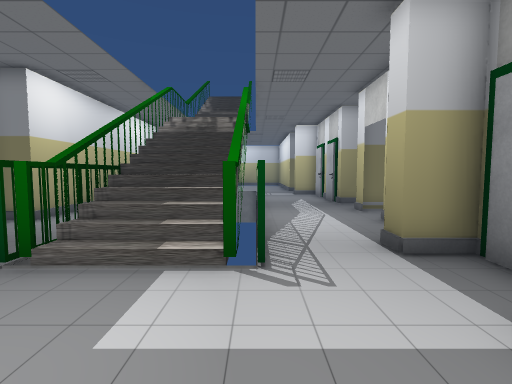
View 1 (above)

19 first-person views from a walk through a scene from a Unity 3-D project. The camera is 1.4 m above the floor, tilts 4° down and sees 85° across. The floor is counted in squares, 1 m on a side. Each view is taken from the middle of a square. On the plan, view 1 faces up. The plan holds only what a view shows up to about 14 squares ahead; the rest is blank. Some surface patterns are stand-ins.

View 2
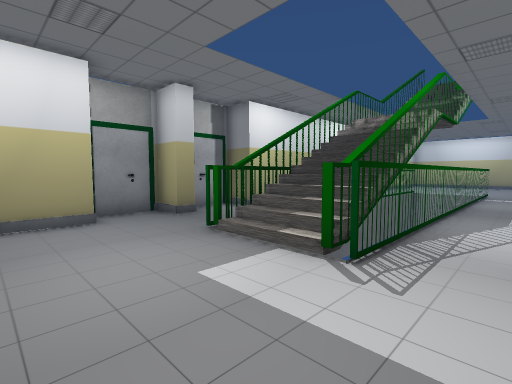

View 3
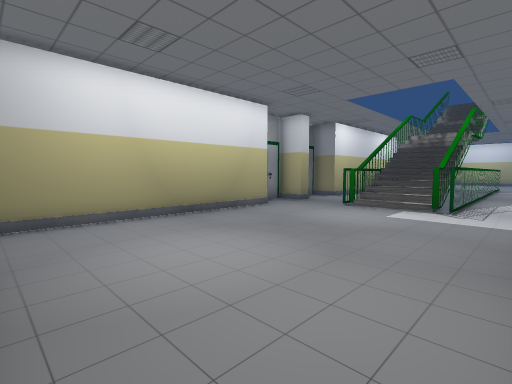

View 4
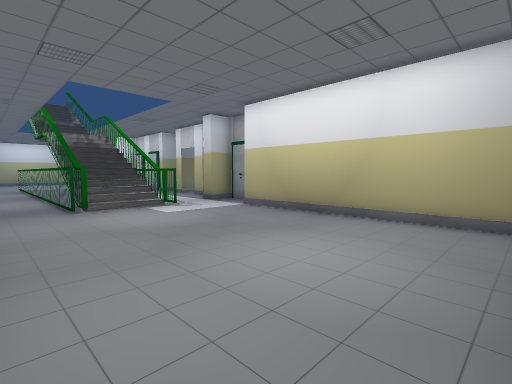

View 5
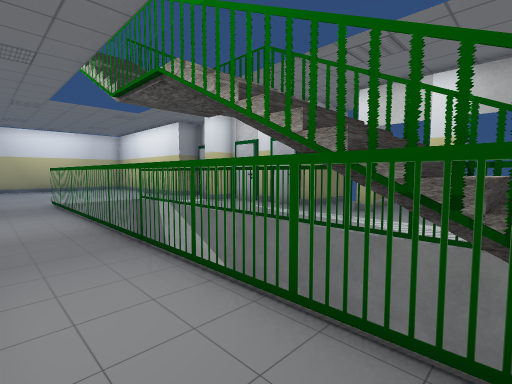

View 6
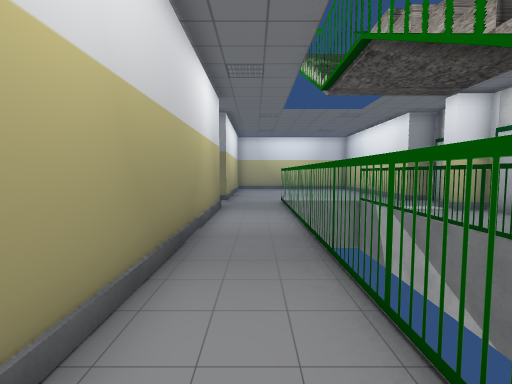

View 7
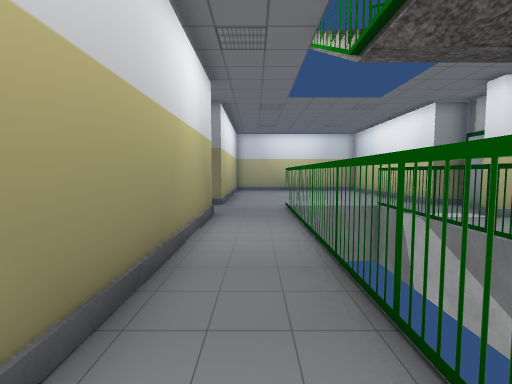

View 8
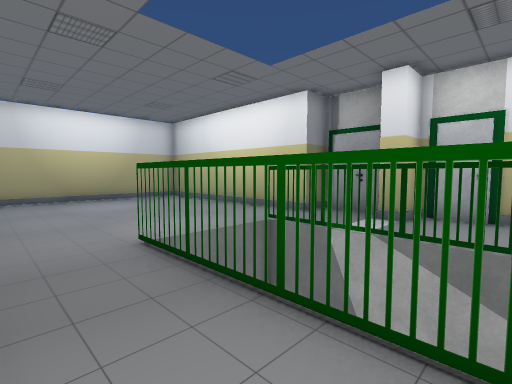

View 9
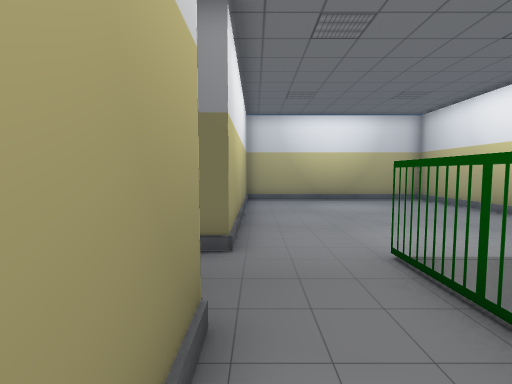

View 10
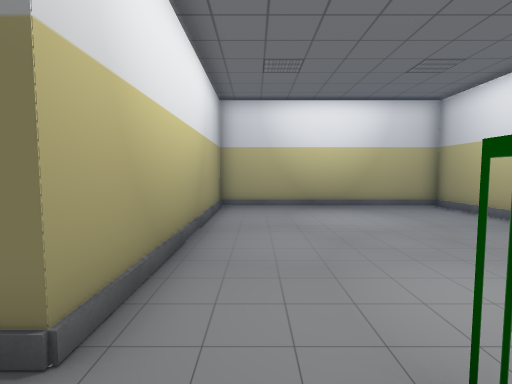

View 11
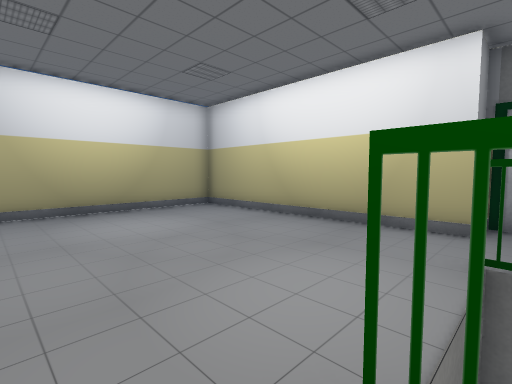

View 12
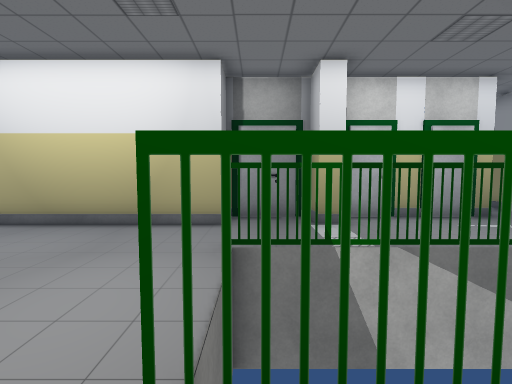

View 13
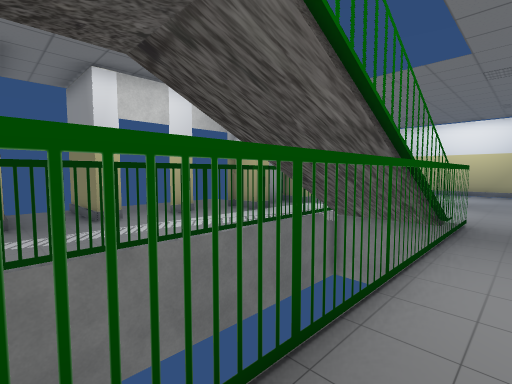

View 14
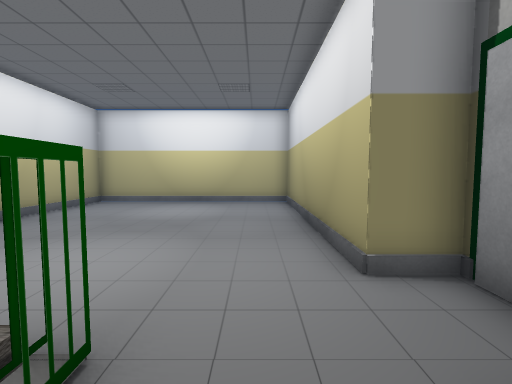

View 15
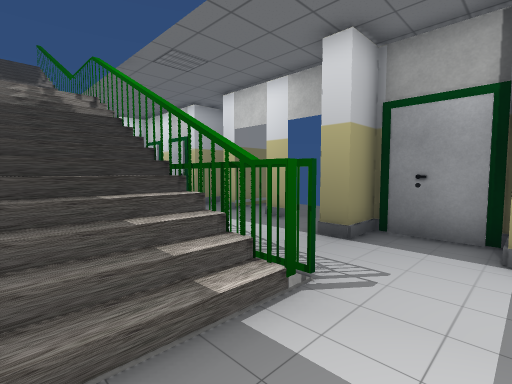

View 16
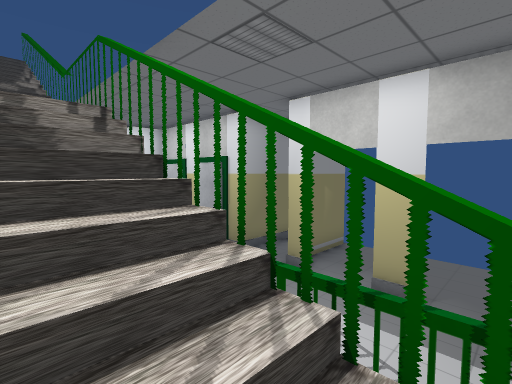

View 17
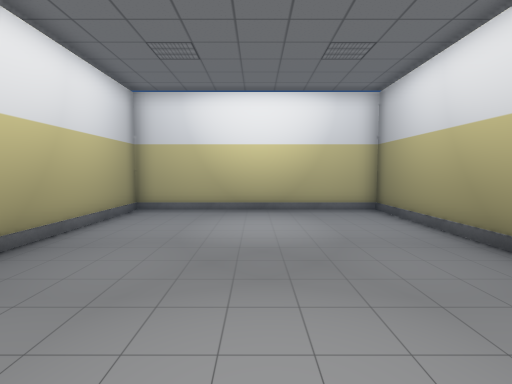

View 18
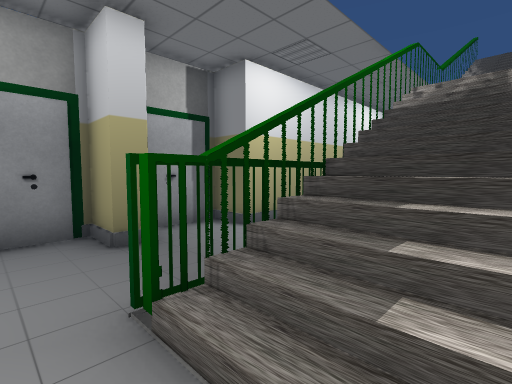

View 19
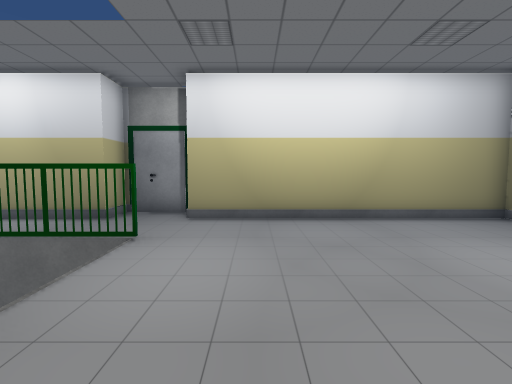

### Floor plan
Key: @ floor where view 1 was taken; # wall or solid block; . floor; / step, stairs or slope; = window, fence, low wall or low ledge.
Columns run from 8 left of view 1 to 7 right of it. Each row starts with its distance up from view 1.
 31  ###########
 30  #.........#
 29  #.........#
 28  #.........#
 27  #.........#
 26  #.........#
 25  #.........#
 24  #.........#
 23  #.........#
 22  #.........#
 21 ##.........##
 20 #...==//=...#
 19 #...==//=...#
 18 ##..==//=..##
 17  #..==//=...#
 16  #..==//=...#
 15  #..==//=...#
 14  #..== /=...#
 13  #..==  =...####
 12  #..==  =......
 11  #..==  =...####
 10  #..==//=...#..
  9  #..==//=......
  8 ##..==//=...#..
  7 #...==//=......
  6 #...==//=......
  5 ##..==//=..##..
  4 #...#=//=...#
  3 #...........#
  2 ##.........##
  1  #.........#
  0  #......@..#
 -1  #.........#
 -2  #.........#
 -3  #.........#
 -4  #.........#
 -5  #.........#
 -6  #.........#
 -7  #.........#
 -8  ###########

Where each view was taken, in squares from view 1:
view 1: 0 up, 0 right, facing up
view 2: 0 up, 2 right, facing up-left
view 3: 7 down, 2 right, facing up-left
view 4: 7 down, 6 left, facing up-right
view 5: 6 up, 6 left, facing up-right
view 6: 7 up, 5 left, facing up
view 7: 9 up, 5 left, facing up
view 8: 15 up, 6 left, facing up-right
view 9: 16 up, 6 left, facing up
view 10: 19 up, 5 left, facing up
view 11: 20 up, 5 left, facing up-right
view 12: 20 up, 5 left, facing right
view 13: 13 up, 5 left, facing down-right
view 14: 6 up, 5 left, facing down
view 15: 2 up, 3 left, facing up-right
view 16: 6 up, 2 left, facing up-right
view 17: 3 up, 2 left, facing down
view 18: 3 up, 1 left, facing up-left
view 19: 23 up, 2 right, facing left
